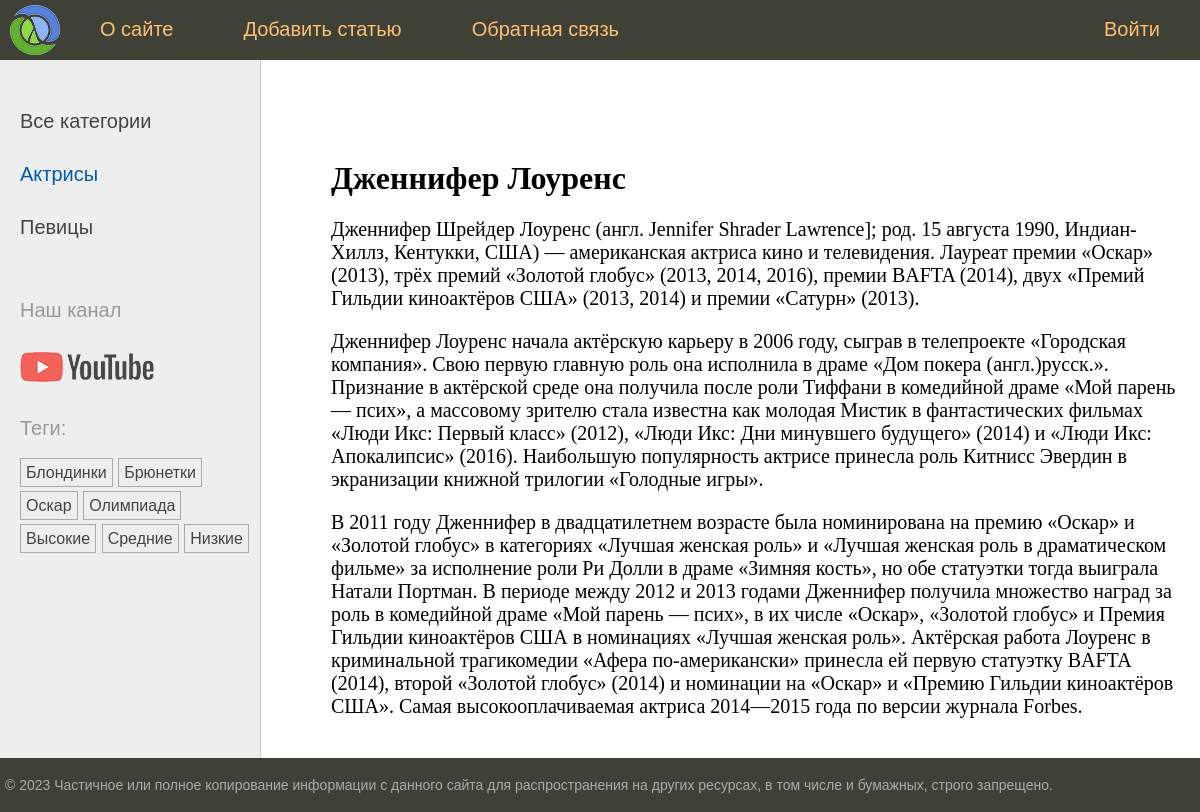
/post/dzhennifer-lourens/, run on the app's committed database.
### women/models.py (models this page shows, shortened)
class Category(models.Model):
    name = models.CharField(max_length=100, db_index=True)
    slug = models.SlugField(max_length=255, unique=True, db_index=True)
    def get_absolute_url(self):
        return reverse('category', kwargs={'cat_slug': self.slug})

class TagPost(models.Model):
    tag = models.CharField(max_length=100, db_index=True)
    slug = models.SlugField(max_length=255, unique=True, db_index=True)
    def get_absolute_url(self):
        return reverse('tag', kwargs={'tag_slug': self.slug})

class Women(models.Model):
    class Status(models.IntegerChoices):
        DRAFT = 0, 'Черновик'
        PUBLISHED = 1, 'Опубликовано'
    title = models.CharField(max_length=255)
    slug = models.SlugField(max_length=255, unique=True, db_index=True)
    content = models.TextField(blank=True)
    time_create = models.DateTimeField(auto_now_add=True)
    time_update = models.DateTimeField(auto_now=True)
    is_published = models.BooleanField(choices=Status.choices, default=Status.DRAFT)
    cat = models.ForeignKey('Category', on_delete=models.PROTECT, related_name='posts')
    tags = models.ManyToManyField('TagPost', blank=True, related_name='tags')
    husband = models.OneToOneField('Husband', on_delete=models.SET_NULL, null=True, blank=True, related_name='wuman')
    objects = models.Manager()
    published = PublishedManager()
    class Meta:
        ordering = ['-time_create']
        indexes = [
            models.Index(fields=['-time_create'])
        ]

### women/views.py (the view)
# urls.py: path('post/<slug:post_slug>/', views.show_post, name='post'),
def show_post(request, post_slug):
    post = get_object_or_404(Women, slug=post_slug)
    data = {'title': post.title,
            'menu': menu,
            'post': post,
            'cat_selected': 1}
    return render(request, 'women/post.html', data)

### women/templatetags/womentags.py (called while the page is built)
@register.inclusion_tag('women/list_categories.html')
def show_categories(cat_selected=0):
    cats = Category.objects.filter(posts__is_published=1).annotate(total=Count("posts")).filter(total__gt=0)
    return {'cats': cats, 'cat_selected': cat_selected}

@register.inclusion_tag('women/list_tags.html')
def show_all_tags():
    return {'tags': TagPost.objects.all()}

### women/templates/women/post.html (shortened to what this page needs)
{% extends 'base.html' %}
{% block content %}
<h1>{{post.title}}</h1>
{{post.content|linebreaks}}
{% endblock %}

### women/templates/women/list_categories.html
{% for cat in cats %}
{% if cat.id == cat_selected %}
<li class="selected">{{ cat.name }}</li>
{% else %}
<li><a href="{{ cat.get_absolute_url }}">{{ cat.name }}</a></li>
{% endif %}
{% endfor %}

### women/templates/women/list_tags.html
{% if tags %}
    <p>Теги:</p>
    <ul class="tags-list">
        {% for t in tags %}
        <li><a href="{{t.get_absolute_url}}">{{t.tag}}</a></li>
        {% endfor %}
    </ul>
{% endif %}

### women/static/women/css/styles.css (style rules this page uses)
html, body { font-family: 'Arial'; margin: 0; padding: 0; height: 100%; width: 100%; color: #444; }
a { color: #0059b2; text-decoration: none; }
.left-chapters ul { width: 230px; margin: 0; padding: 20px 10px 10px 20px; list-style: none; font-size: 20px; }
.left-chapters ul li { margin: 30px 0 0 0; color: #999; }
.left-chapters ul li.selected { color: #0059b2; }
.left-chapters ul li a { color: #444; text-decoration: none; }
ul.tags-list { width: 100%; margin: 0; padding: 0; list-style: none; }
ul.tags-list li { margin: 0; padding: 0 0 10px; display: inline-block; }
ul.tags-list li a { padding: 5px; font-size: 16px; border: 1px solid #aaa; }
.content-text h1 { font-size: 32px; }

### data on the page
Category: name "Актрисы"
Category: name "Певицы"
TagPost: tag "Блондинки"
TagPost: tag "Брюнетки"
TagPost: tag "Оскар"
TagPost: tag "Олимпиада"
TagPost: tag "Высокие"
TagPost: tag "Средние"
TagPost: tag "Низкие"
Women: title "Дженнифер Лоуренс", content "Дженнифер Шрейдер Лоуренс (англ. Jennifer Shrader Lawrence]; род. 15 августа 1990, Индиан-Хиллз, Кентукки, США) — американская актриса кино и телевидения. Лауреат премии «Оскар» (2013), трёх премий «Золотой глобус» (2013, 2014, 2016), премии BAFTA (2014), двух «Премий Гильдии киноактёров США» (2013, 2014) и премии «Сатурн» (2013). Дженнифер Лоуренс начала актёрскую карьеру в 2006 году, сыграв в телепроекте «Городская компания». Свою первую главную роль она исполнила в драме «Дом покера (англ.)русск.». Признание в актёрской среде она получила после роли Тиффани в комедийной драме «Мой парень — псих», а массовому зрителю стала известна как молодая Мистик в фантастических фильмах «Люди Икс:…"

### other printed values
{{ m.title }} "О сайте" "Добавить статью" "Обратная связь" "Войти"
